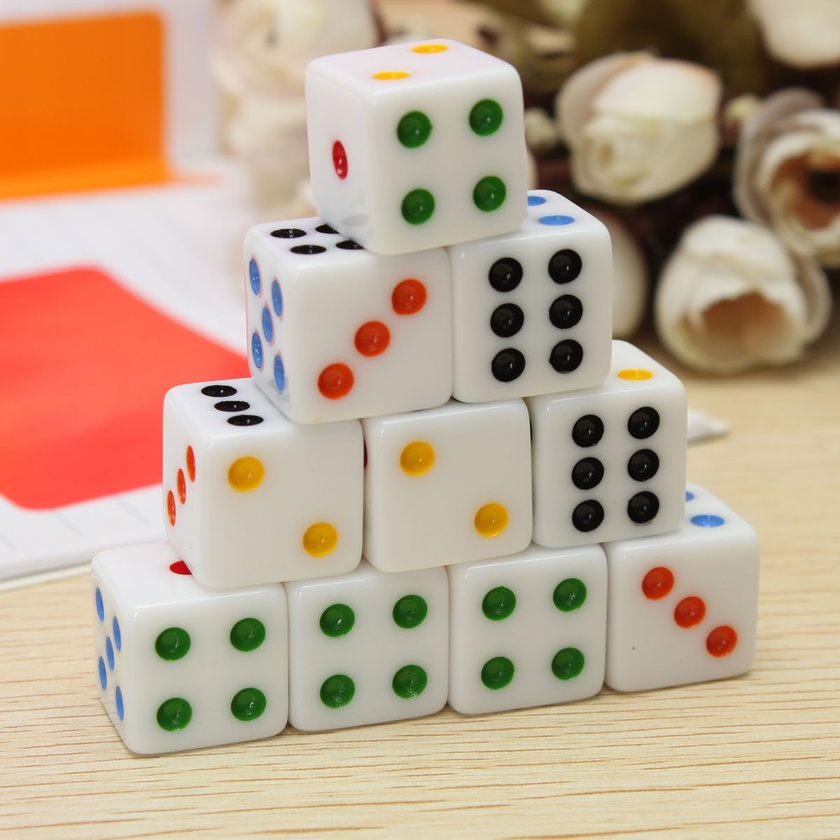
#> input picture images/dice_small.jpg, 840 x 840 px, shrunk from 1200 x 1200 before the run
$ python canny-dice.py
#> lines starting #> are read from the running program, lines starting #| are printed output that depends on the picture; after the words box and inside, x2 and y2 are one past the last pixel; in counts of white or black regions, pixels touching at a corner belong together
import cv2
import numpy

pic = cv2.imread(r'images/dice_small.jpg')#dice_large.jpg
#> pic is the input picture: shape (840, 840, 3); mean B, G, R 141.6, 165.7, 190.2

blurRad = 15
matrix = (blurRad,blurRad)
blur = cv2.GaussianBlur(pic, matrix, 0)
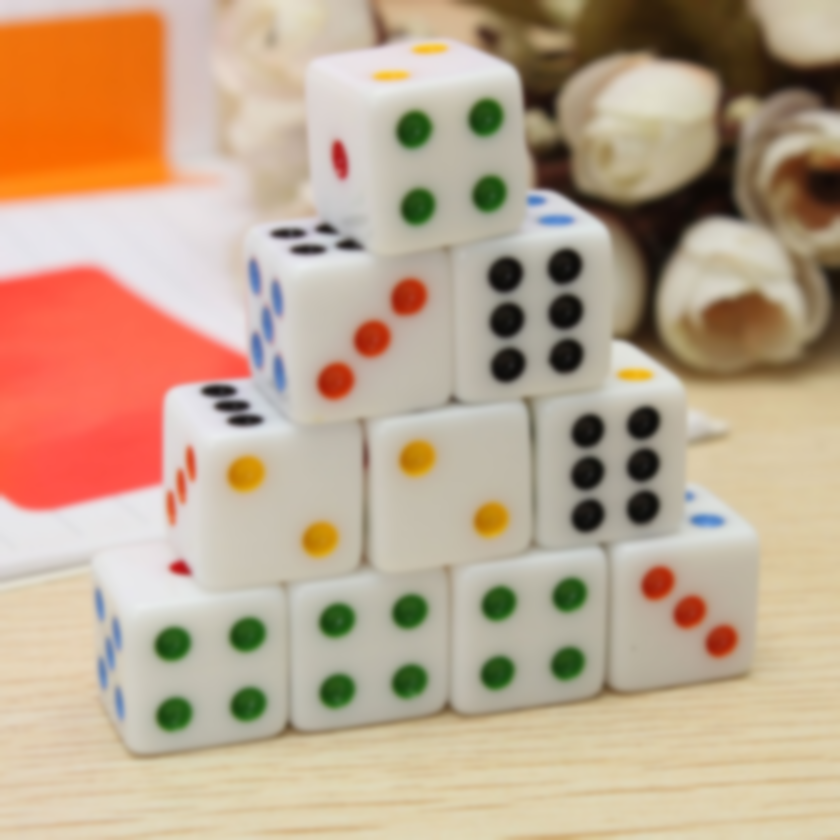
#> blur: shape (840, 840, 3); mean B, G, R 141.6, 165.7, 190.2
# Output GaussianBlur to screen:
#cv2.imshow('Gaussian Blur Sample', blur)

threshold1 = 44
#threshold2 = threshold1 * 3
threshold2 = 132

filter = cv2.Canny(blur, threshold2, threshold2)
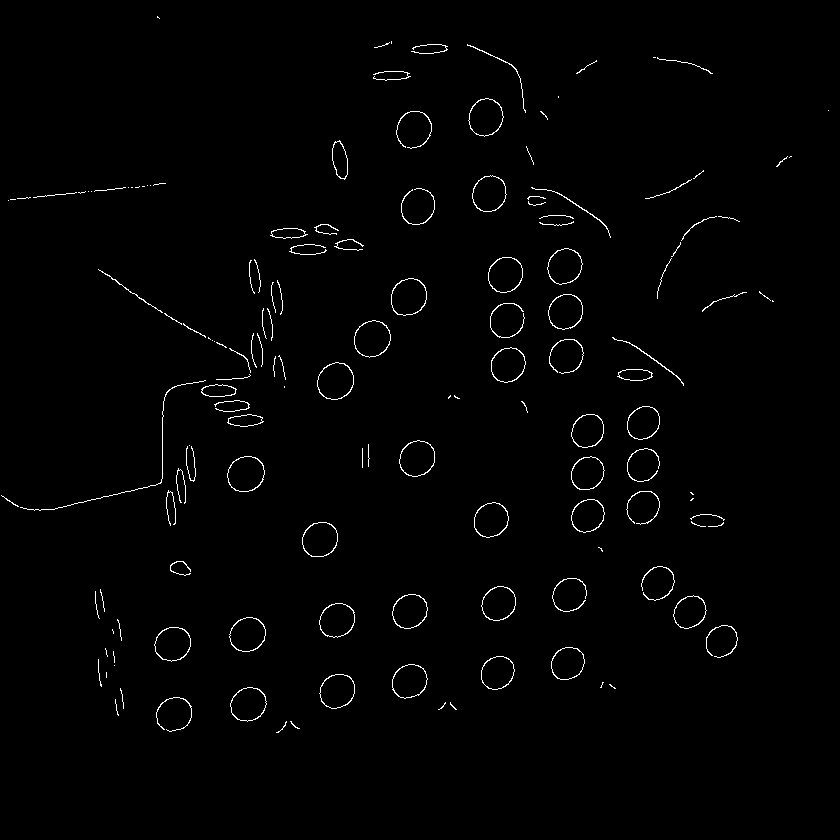
#> filter: shape (840, 840); 1.2% white in thin lines or dots, all inside (x1, y1, x2, y2) = (1, 16, 829, 733)
#Canny uses apertureSize=3 by default: https://docs.opencv.org/3.2.0/dd/d1a/group__imgproc__feature.html
cv2.imshow('Canny Edge Sample', filter)

cv2.waitKey()
cv2.destroyAllWindows()

$ run again, with images/arnie_30_30_200_2001.jpg copied over images/dice_small.jpg
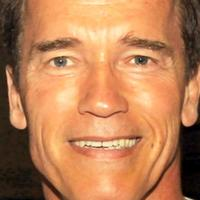
#> input picture images/arnie_30_30_200_2001.jpg, 200 x 200 px
#> pic is the input picture: shape (200, 200, 3); mean B, G, R 86.1, 127.7, 186.2
#> `blur = cv2.GaussianBlur(pic, matrix, 0)`:
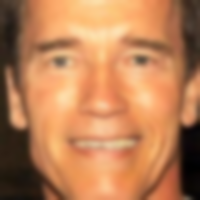
#> blur: shape (200, 200, 3); mean B, G, R 86.1, 127.7, 186.2
#> `filter = cv2.Canny(blur, threshold2, threshold2)`:
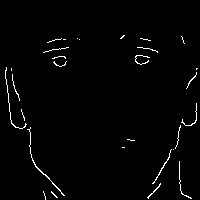
#> filter: shape (200, 200); 1.6% white in thin lines or dots, all inside (x1, y1, x2, y2) = (5, 35, 198, 200)

$ run again, with images/beckham.jpg copied over images/dice_small.jpg
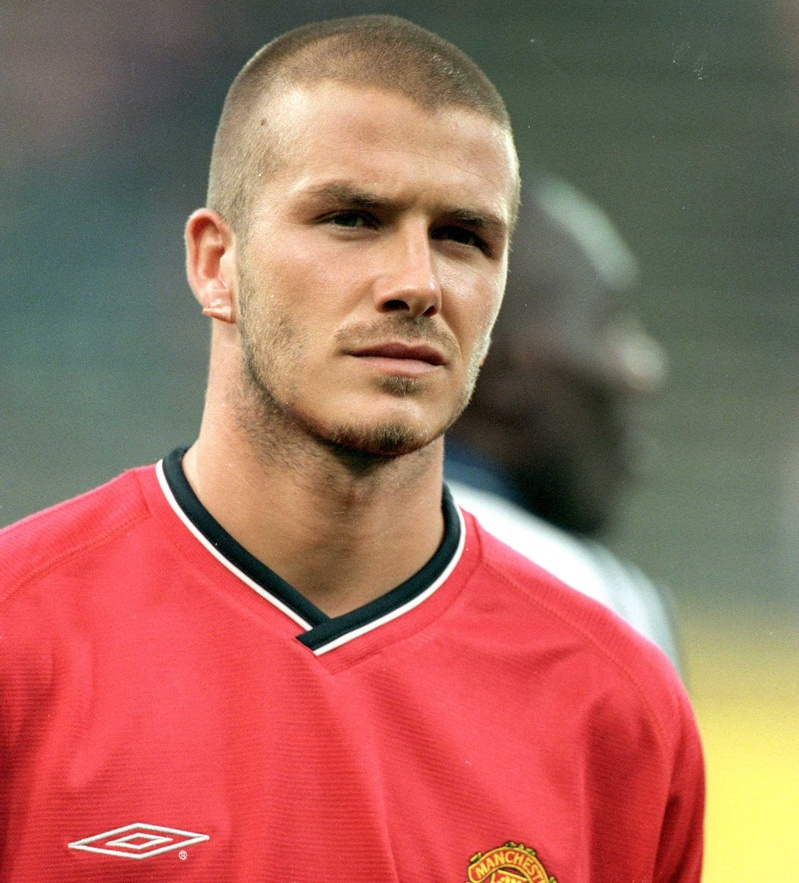
#> input picture images/beckham.jpg, 799 x 883 px, shrunk from 1920 x 2120 before the run
#> pic is the input picture: shape (883, 799, 3); mean B, G, R 93.4, 107.3, 159.6
#> `filter = cv2.Canny(blur, threshold2, threshold2)`:
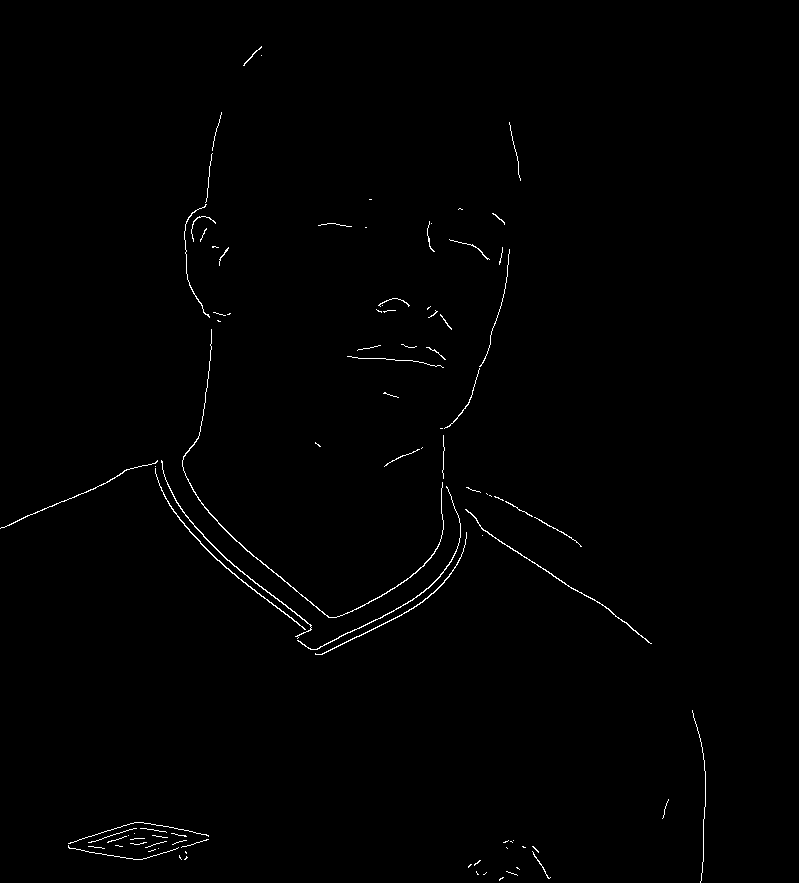
#> filter: shape (883, 799); 0.66% white in thin lines or dots, all inside (x1, y1, x2, y2) = (0, 46, 706, 883)
